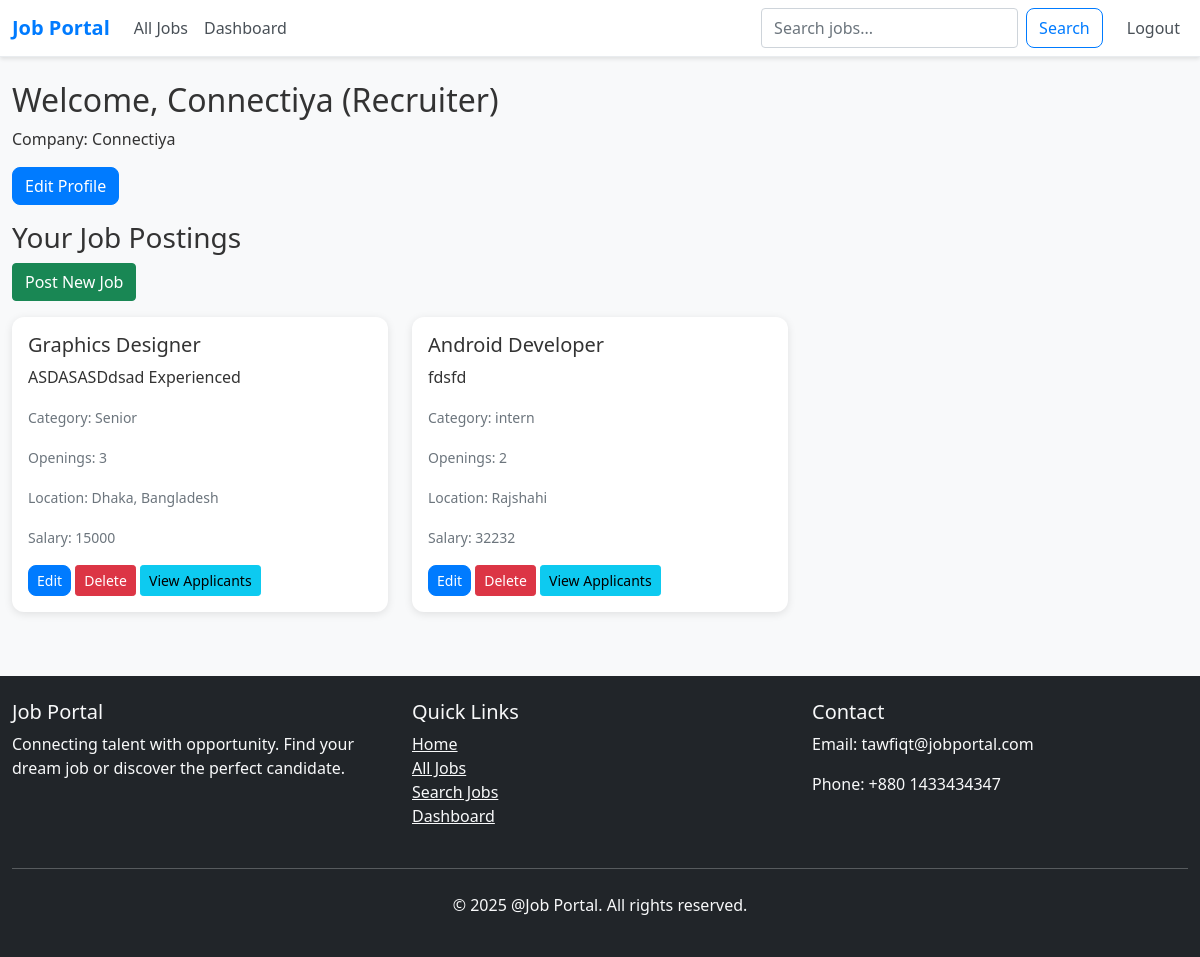
The app's page /dashboard/ (signed in), older data.
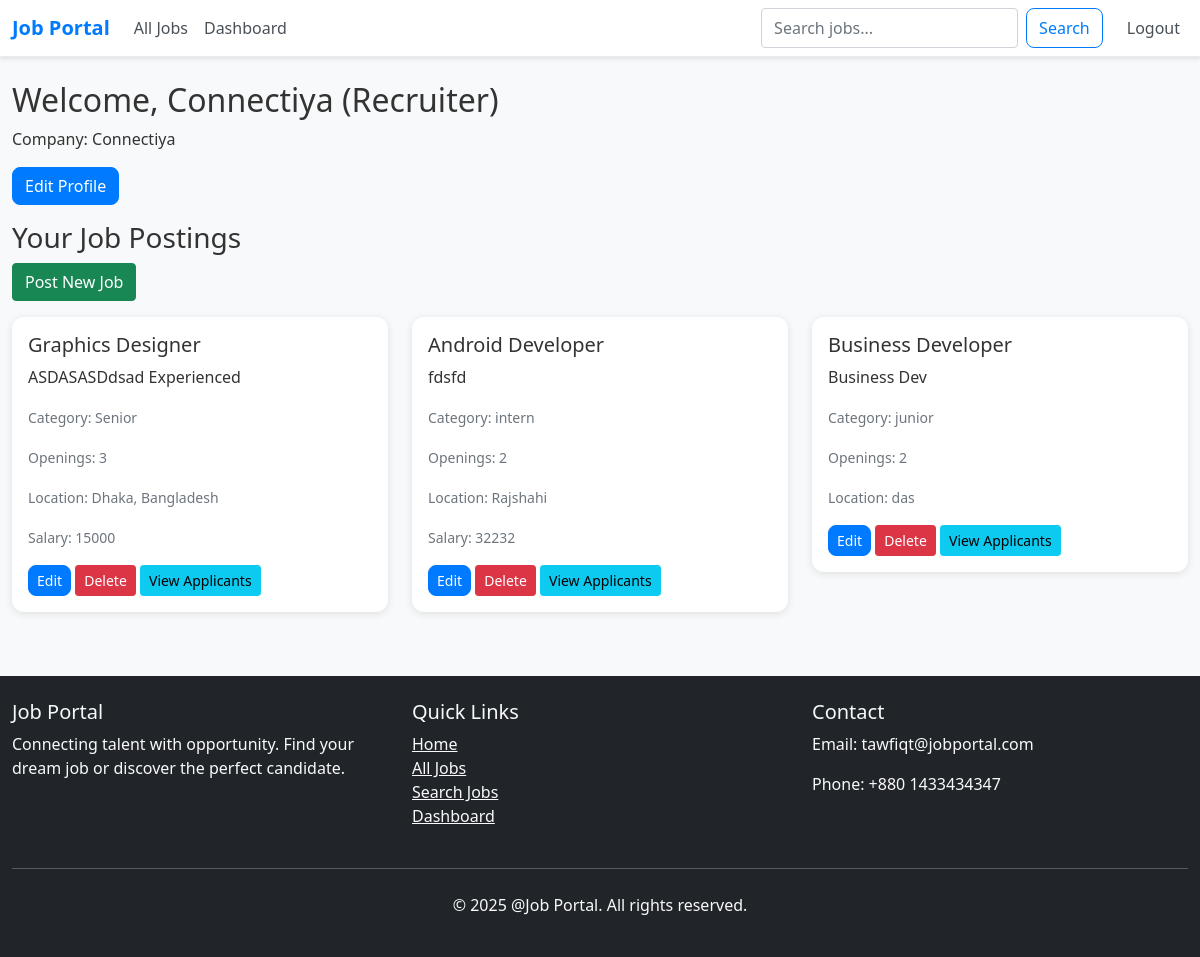
The same page, newer data.
### jobApp/models.py (models this page shows, shortened)
class Job(models.Model):
    CATEGORY_CHOICES = (
        ('intern', 'Intern'),
        ('junior', 'Junior'),
        ('senior', 'Senior'),
        ('lead', 'Lead'),
        ('manager', 'Manager'),
        ('other', 'Other'),
    )
    recruiter = models.ForeignKey(User, on_delete=models.CASCADE)
    title = models.CharField(max_length=200)
    number_of_openings = models.IntegerField()
    category = models.CharField(max_length=100, choices=CATEGORY_CHOICES, default='junior')
    job_description = models.TextField()
    skills_required = models.TextField()
    location = models.CharField(max_length=100, blank=True, null=True)
    salary = models.CharField(max_length=100, blank=True, null=True)
    created_at = models.DateTimeField(auto_now_add=True)

### jobApp/views.py (the view, shortened to what this page needs)
# urls.py: path('dashboard/', dashboard, name='dashboard'),
@login_required
def dashboard(request):
    if request.user.user_type == 'recruiter':
        profile = RecruiterProfile.objects.get(user=request.user)
        jobs = Job.objects.filter(recruiter=request.user)
        total_jobs = jobs.count()
        total_applications = JobApplication.objects.filter(job__recruiter=request.user).count()
        pending_applications = JobApplication.objects.filter(job__recruiter=request.user, status='pending').count()
        accepted_applications = JobApplication.objects.filter(job__recruiter=request.user, status='accepted').count()
        return render(request, 'recruiter_dashboard.html', {
            'profile': profile,
            'jobs': jobs,
            'total_jobs': total_jobs,
            'total_applications': total_applications,
            'pending_applications': pending_applications,
            'accepted_applications': accepted_applications
        })

### templates/recruiter_dashboard.html (shortened to what this page needs)
{% extends 'base.html' %}
{% block content %}
<h2>Welcome, {{ user.display_name }} (Recruiter)</h2>
<p>Company: {{ profile.company_name }}</p>
<a href="{% url 'edit_recruiter_profile' %}" class="btn btn-primary mb-3">Edit Profile</a>
<h3>Your Job Postings</h3>
<a href="{% url 'post_job' %}" class="btn btn-success mb-3">Post New Job</a>
{% if jobs %}
    <div class="row">
        {% for job in jobs %}
            <div class="col-md-4 mb-3">
                <div class="card">
                    <div class="card-body">
                        <h5 class="card-title">{{ job.title }}</h5>
                        <p class="card-text">{{ job.job_description|truncatechars:100 }}</p>
                        <p class="card-text"><small class="text-muted">Category: {{ job.category }}</small></p>
                        <p class="card-text"><small class="text-muted">Openings: {{ job.number_of_openings }}</small></p>
                        {% if job.location %}
                            <p class="card-text"><small class="text-muted">Location: {{ job.location }}</small></p>
                        {% endif %}
                        {% if job.salary %}
                            <p class="card-text"><small class="text-muted">Salary: {{ job.salary }}</small></p>
                        {% endif %}
                        <div class="mt-2">
                            <a href="{% url 'edit_job' job.id %}" class="btn btn-primary btn-sm">Edit</a>
                            <a href="{% url 'delete_job' job.id %}" class="btn btn-danger btn-sm">Delete</a>
                            <a href="{% url 'view_applicants' job.id %}" class="btn btn-info btn-sm">View Applicants</a>
                        </div>
                    </div>
                </div>
            </div>
        {% endfor %}
    </div>
{% else %}
    <p>No jobs posted yet.</p>
{% endif %}
{% endblock %}

Row changes from the older to the newer data that the page shows:
added Job: title "Business Developer", job_description "Business Dev", category "junior", number_of_openings "2", location "das"
